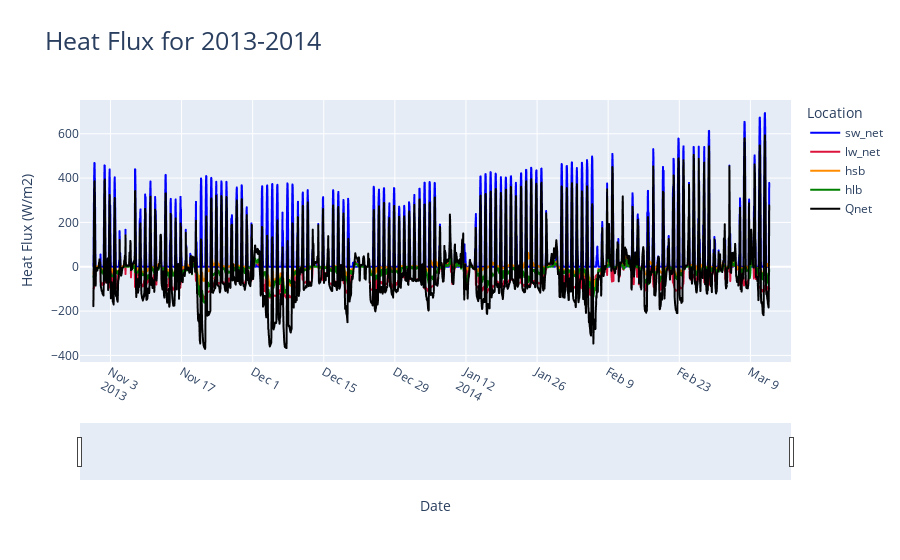

Notebook cell for this chart:
### Code cell
import pandas as pd
import scipy.io as sio
from scipy import signal, stats
import numpy as np
import datetime
import plotly.express as px
from plotly.subplots import make_subplots
import plotly.graph_objects as go
import re
import coare36vn_zrf_et
import os

riverDF = pd.read_csv('river_temperature13_14.csv', parse_dates = ['DN'])
riverDF['hourDN'] = riverDF['DN'].dt.floor('h')

hourlyMeanRiverDF = riverDF.groupby('hourDN').agg(hourlyTemp=('EstimatedTemp', "mean")).reset_index()
hourlyMeanRiverDF['hourSalinity'] = 0

heatFluxModelDF = pd.read_csv('river_2013-2014_flux.csv', parse_dates = ['Tm (UTC)'])
heatFluxModelDF = pd.merge(left = hourlyMeanRiverDF, right = heatFluxModelDF, how = 'inner',  left_on = 'hourDN', right_on = 'Tm (UTC)')
heatFluxModelDF = heatFluxModelDF.drop('Tm (UTC)', axis = 1)
jdDateBase = pd.Timestamp('1858-11-17').to_julian_date()
heatFluxModelDF['jdTimeStamp'] = heatFluxModelDF['hourDN'].apply(lambda x: x.to_julian_date()- jdDateBase)
heatFluxModelDF = heatFluxModelDF.sort_values(['hourDN'], ascending = [True])
pd.set_option('display.float_format', '{:.20f}'.format)



A=coare36vn_zrf_et.coare36vn_zrf_et(heatFluxModelDF["U (m s-1)"].to_numpy(), 10, heatFluxModelDF["Tair (degC)"].to_numpy(),2, heatFluxModelDF["RH (%)"].to_numpy(),2, heatFluxModelDF["P (mb)"].to_numpy(), heatFluxModelDF["hourlyTemp"].to_numpy(), heatFluxModelDF["SW_dn (W m-2)"].to_numpy(), heatFluxModelDF["LW_dn (W m-2)"].to_numpy(), heatFluxModelDF["Lat"].to_numpy(), heatFluxModelDF["Lon"].to_numpy(),heatFluxModelDF["jdTimeStamp"].to_numpy(),600,0, heatFluxModelDF["hourSalinity"].to_numpy(),None,None,10,10,10)

fnameA = os.path.join('test_13-14_output_river_heatflux.csv')
# A=coare36vn_zrf_et(u, zu , t, zt, rh, zq, P, ts, sw_dn, lw_dn, lat, lon,jd, zi,rain, Ss, None , None, zrf_u, zrf_t, zrf_q)
# fnameA = os.path.join(path,'test_36_output_py_082022_withnowavesinput.txt')
A_hdr = 'usr\ttau\thsb\thlb\thbb\thsbb\thlwebb\ttsr\tqsr\tzo\tzot\tzoq\tCd\t'
A_hdr += 'Ch\tCe\tL\tzeta\tdT_skinx\tdq_skinx\tdz_skin\tUrf\tTrf\tQrf\t'
A_hdr += 'RHrf\tUrfN\tTrfN\tQrfN\tlw_net\tsw_net\tLe\trhoa\tUN\tU10\tU10N\t'
A_hdr += 'Cdn_10\tChn_10\tCen_10\thrain\tQs\tEvap\tT10\tT10N\tQ10\tQ10N\tRH10\t'
A_hdr += 'P10\trhoa10\tgust\twc_frac\tEdis'
csvHdr = A_hdr.replace("\t", ",")
np.savetxt(fnameA,A,fmt='%.18e',delimiter=',',header=csvHdr)

processedDataDF = pd.read_csv('test_13-14_output_river_heatflux.csv')
processedDataDF['Tm (UTC)'] = heatFluxModelDF['hourDN']

processedDataDF["Qnet"] = processedDataDF["sw_net"] + processedDataDF["lw_net"] - processedDataDF["hsb"] - processedDataDF["hlb"]

tempFigLabels = ["sw_net", "lw_net", "hsb", "hlb", "Qnet"]
tempfig = px.line(x = processedDataDF['Tm (UTC)'], y = [processedDataDF["sw_net"], processedDataDF["lw_net"], -1*processedDataDF["hsb"], -1*processedDataDF["hlb"], processedDataDF["Qnet"]], color_discrete_sequence= ["blue", "crimson", "darkorange","green","black"], title = "Heat Flux")
for idx in range(len(tempFigLabels)):
    tempfig.data[idx].name = tempFigLabels[idx]
    tempfig.data[idx].hovertemplate = 'variable=' + tempFigLabels[idx] + '<br>x=%{x}<br>value=%{y}<extra></extra>'
    tempfig.data[idx].legendgroup = tempFigLabels[idx]

tempfig.update_layout(title=dict(text= "Heat Flux for 2013-2014", font=dict(size=25)))
tempfig.update_xaxes(tickangle=30)
tempfig.update_xaxes(rangeslider_visible=True)
tempfig.update_xaxes(range = [pd.Timestamp('2013-10-28'),pd.Timestamp('2014-03-17')])
tempfig.update_layout(xaxis_title="Date", yaxis_title="Heat Flux (W/m2)", legend_title="Location")
tempfig.show()

### Figure 1 — Plotly figure (JSON) as saved in the notebook; plotly's stock layout.template omitted (floating-point values rounded to 4 significant figures; data arrays with more than 128 entries replaced by an {"elided": "..."} marker saying what was removed)
{"data": [{"hovertemplate": "variable=sw_net<br>x=%{x}<br>value=%{y}<extra></extra>", "legendgroup": "sw_net", "line": {"color": "blue", "dash": "solid"}, "marker": {"symbol": "circle"}, "mode": "lines", "name": "sw_net", "showlegend": true, "type": "scattergl", "x": {"elided": "3195 str values"}, "xaxis": "x", "y": {"elided": "3195 float values"}, "yaxis": "y"}, {"hovertemplate": "variable=lw_net<br>x=%{x}<br>value=%{y}<extra></extra>", "legendgroup": "lw_net", "line": {"color": "crimson", "dash": "solid"}, "marker": {"symbol": "circle"}, "mode": "lines", "name": "lw_net", "showlegend": true, "type": "scattergl", "x": {"elided": "3195 str values"}, "xaxis": "x", "y": {"elided": "3195 float values"}, "yaxis": "y"}, {"hovertemplate": "variable=hsb<br>x=%{x}<br>value=%{y}<extra></extra>", "legendgroup": "hsb", "line": {"color": "darkorange", "dash": "solid"}, "marker": {"symbol": "circle"}, "mode": "lines", "name": "hsb", "showlegend": true, "type": "scattergl", "x": {"elided": "3195 str values"}, "xaxis": "x", "y": {"elided": "3195 float values"}, "yaxis": "y"}, {"hovertemplate": "variable=hlb<br>x=%{x}<br>value=%{y}<extra></extra>", "legendgroup": "hlb", "line": {"color": "green", "dash": "solid"}, "marker": {"symbol": "circle"}, "mode": "lines", "name": "hlb", "showlegend": true, "type": "scattergl", "x": {"elided": "3195 str values"}, "xaxis": "x", "y": {"elided": "3195 float values"}, "yaxis": "y"}, {"hovertemplate": "variable=Qnet<br>x=%{x}<br>value=%{y}<extra></extra>", "legendgroup": "Qnet", "line": {"color": "black", "dash": "solid"}, "marker": {"symbol": "circle"}, "mode": "lines", "name": "Qnet", "showlegend": true, "type": "scattergl", "x": {"elided": "3195 str values"}, "xaxis": "x", "y": {"elided": "3195 float values"}, "yaxis": "y"}], "layout": {"legend": {"title": {"text": "Location"}, "tracegroupgap": 0}, "title": {"font": {"size": 25}, "text": "Heat Flux for 2013-2014"}, "xaxis": {"anchor": "y", "domain": [0, 1], "range": ["2013-10-28T00:00:00", "2014-03-17T00:00:00"], "rangeslider": {"visible": true}, "tickangle": 30, "title": {"text": "Date"}}, "yaxis": {"anchor": "x", "domain": [0, 1], "title": {"text": "Heat Flux (W/m2)"}}}}
